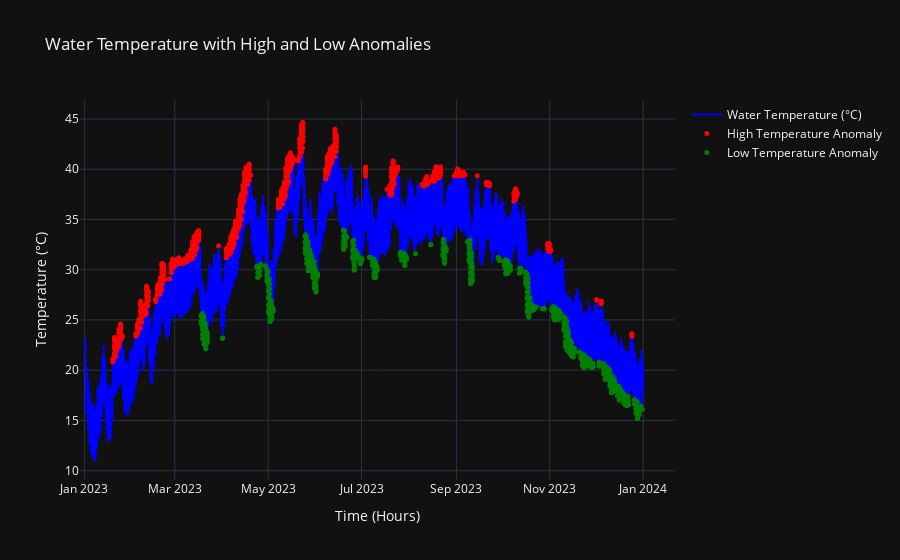
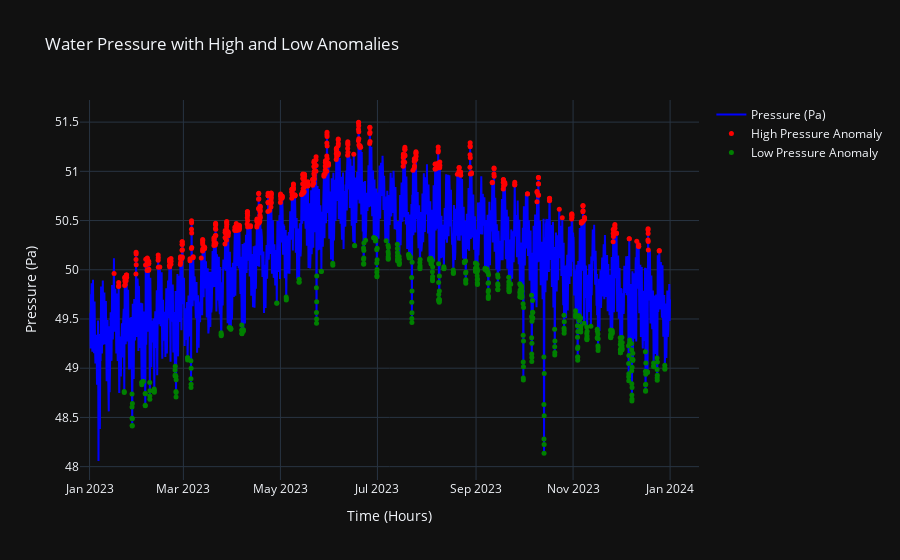

Notebook source saved alongside these figures, in order:
### Code cell
df=temp_anomaly(df)
df=pressure_anomaly(df)
import pandas as pd
import plotly.graph_objects as go


fig = go.Figure()

# Plot the water temperature (main temperature line)
fig.add_trace(go.Scatter(
    x=df['Time (hours)'],  # X-axis (time in hours)
    y=df['Water Temperature (°C)'],  # Y-axis (water temperature in °C)
    mode='lines',  # Line mode
    name='Water Temperature (°C)',  # Name of the line
    line=dict(color='blue')  # Blue color for the temperature line
))

# Plot the high anomalies in red
fig.add_trace(go.Scatter(
    x=df[df['temp_anomaly'] == 'high']['Time (hours)'],  # Filter data for high anomalies
    y=df[df['temp_anomaly'] == 'high']['Water Temperature (°C)'],  # Filter temperature for high anomalies
    mode='markers',  # Scatter plot (markers)
    name='High Temperature Anomaly',  # Name for the high anomaly
    marker=dict(color='red', size=5)  # Red markers for high anomalies
))

# Plot the low anomalies in green
fig.add_trace(go.Scatter(
    x=df[df['temp_anomaly'] == 'low']['Time (hours)'],  # Filter data for low anomalies
    y=df[df['temp_anomaly'] == 'low']['Water Temperature (°C)'],  # Filter temperature for low anomalies
    mode='markers',  # Scatter plot (markers)
    name='Low Temperature Anomaly',  # Name for the low anomaly
    marker=dict(color='green', size=5)  # Green markers for low anomalies
))

# Customize the layout
fig.update_layout(
    title='Water Temperature with High and Low Anomalies',
    xaxis_title='Time (Hours)',
    yaxis_title='Temperature (°C)',
    template='plotly_dark',  # Optional: Use a dark theme
    showlegend=True  # Show the legend
)

# Show the plot
fig.show()

fig = go.Figure()

# Plot the water temperature (main temperature line)
fig.add_trace(go.Scatter(
    x=df['Time (hours)'],  # X-axis (time in hours)
    y=df['Pressure (Pa)'],  # Y-axis (water temperature in °C)
    mode='lines',  # Line mode
    name='Pressure (Pa)',  # Name of the line
    line=dict(color='blue')  # Blue color for the temperature line
))

# Plot the high anomalies in red
fig.add_trace(go.Scatter(
    x=df[df['press_anomaly'] == 'high']['Time (hours)'],  # Filter data for high anomalies
    y=df[df['press_anomaly'] == 'high']['Pressure (Pa)'],  # Filter temperature for high anomalies
    mode='markers',  # Scatter plot (markers)
    name='High Pressure Anomaly',  # Name for the high anomaly
    marker=dict(color='red', size=5)  # Red markers for high anomalies
))

# Plot the low anomalies in green
fig.add_trace(go.Scatter(
    x=df[df['press_anomaly'] == 'low']['Time (hours)'],  # Filter data for low anomalies
    y=df[df['press_anomaly'] == 'low']['Pressure (Pa)'],  # Filter temperature for low anomalies
    mode='markers',  # Scatter plot (markers)
    name='Low Pressure Anomaly',  # Name for the low anomaly
    marker=dict(color='green', size=5)  # Green markers for low anomalies
))

# Customize the layout
fig.update_layout(
    title='Water Pressure with High and Low Anomalies',
    xaxis_title='Time (Hours)',
    yaxis_title='Pressure (Pa)',
    template='plotly_dark',  # Optional: Use a dark theme
    showlegend=True  # Show the legend
)

# Show the plot
fig.show()
df.to_csv('pressure_temp_anomaly.csv')

### Figure 1 — Plotly figure (JSON) as saved in the notebook; plotly's stock layout.template omitted (floating-point values rounded to 4 significant figures; data arrays with more than 128 entries replaced by an {"elided": "..."} marker saying what was removed)
{"data": [{"line": {"color": "blue"}, "mode": "lines", "name": "Water Temperature (°C)", "type": "scatter", "x": {"elided": "8749 str values"}, "y": {"elided": "8749 float values"}}, {"marker": {"color": "red", "size": 5}, "mode": "markers", "name": "High Temperature Anomaly", "type": "scatter", "x": {"elided": "682 str values"}, "y": {"elided": "682 float values"}}, {"marker": {"color": "green", "size": 5}, "mode": "markers", "name": "Low Temperature Anomaly", "type": "scatter", "x": {"elided": "705 str values"}, "y": {"elided": "705 float values"}}], "layout": {"showlegend": true, "title": {"text": "Water Temperature with High and Low Anomalies"}, "xaxis": {"title": {"text": "Time (Hours)"}}, "yaxis": {"title": {"text": "Temperature (°C)"}}}}

### Figure 2 — Plotly figure (JSON) as saved in the notebook; plotly's stock layout.template omitted (floating-point values rounded to 4 significant figures; data arrays with more than 128 entries replaced by an {"elided": "..."} marker saying what was removed)
{"data": [{"line": {"color": "blue"}, "mode": "lines", "name": "Pressure (Pa)", "type": "scatter", "x": {"elided": "8749 str values"}, "y": {"elided": "8749 float values"}}, {"marker": {"color": "red", "size": 5}, "mode": "markers", "name": "High Pressure Anomaly", "type": "scatter", "x": {"elided": "436 str values"}, "y": {"elided": "436 float values"}}, {"marker": {"color": "green", "size": 5}, "mode": "markers", "name": "Low Pressure Anomaly", "type": "scatter", "x": {"elided": "398 str values"}, "y": {"elided": "398 float values"}}], "layout": {"showlegend": true, "title": {"text": "Water Pressure with High and Low Anomalies"}, "xaxis": {"title": {"text": "Time (Hours)"}}, "yaxis": {"title": {"text": "Pressure (Pa)"}}}}
